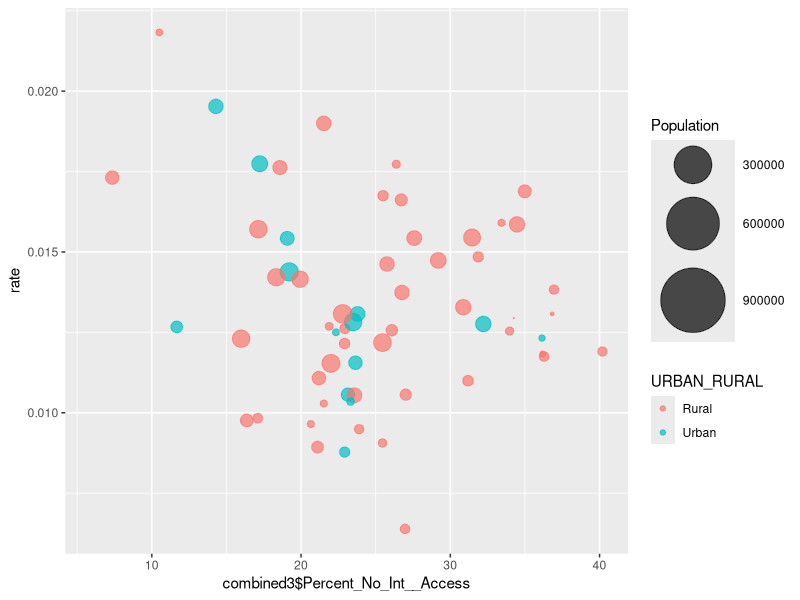
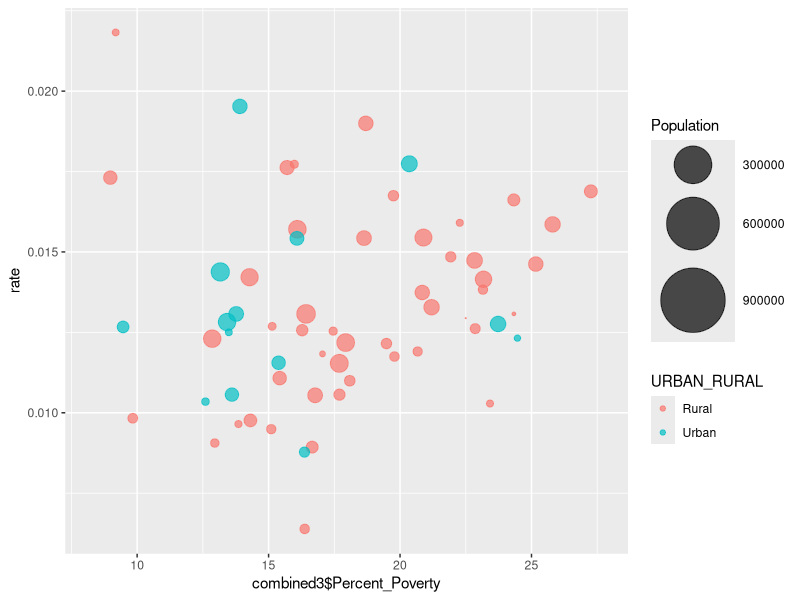

Here is the R script that generated these plots, in order:
library(tidyverse)

# Read in the internet data and select only relevant columns
internet <- read.csv("NC_Broadband_Indices.csv")
internet1 <- internet %>% filter(YEAR == "2019" ) %>% select(NAME_LOCAS,Percent_Ages_18_34, Percent_No_Int__Access, Percent_Poverty, Percent_Lim__English, Percent_No_Comp__Devices  )

# Read in the UNC Enrollment data
enrollment <- read.csv("overallunc.csv")
enrollment2 <- enrollment %>% filter(X == "Student Headcount") %>% select("County", "Fall.2019")

#Join the two data frames by county name
combined <- inner_join(enrollment2, internet1, by = setNames('NAME_LOCAS', 'County')) 
                       
# Enrollment numbers were not numbers so convert them
combined$Fall.2019 = as.character(combined$Fall.2019)
combined$Fall.2019 = as.numeric(combined$Fall.2019)

# Read in the population data by county and join it with the merged data set
popdata <- read.csv("popdata2.csv")
combined2 <- inner_join(combined, popdata, by = setNames('AreaName', 'County')) 

# Read in the county type date
classification <- read.csv("urbanruralclass.csv")

# Add a classification column to the combined data
combined3 <- inner_join(combined2, classification, by = setNames("COUNTYNAME", "County"))


# Create a new variable for the percent of county residents enrolled in 4 year institutions
rate_of_admit <- combined3$Fall.2019/combined2$Population
combined3$rate <- rate_of_admit


# Plot the % of internet available vs the rate of enrollment
ggplot(data = combined3, aes(x=combined3$Percent_No_Int__Access, y=rate, size = Population, color = URBAN_RURAL )) + 
  geom_point(alpha=0.7) + 
  scale_size(range = c(.1, 24), name="Population")


ggplot(data=combined3, aes(x=combined3$Percent_Poverty, y=rate, size = Population, color = URBAN_RURAL )) + 
  geom_point(alpha=0.7) + 
  scale_size(range = c(.1, 24), name="Population")

